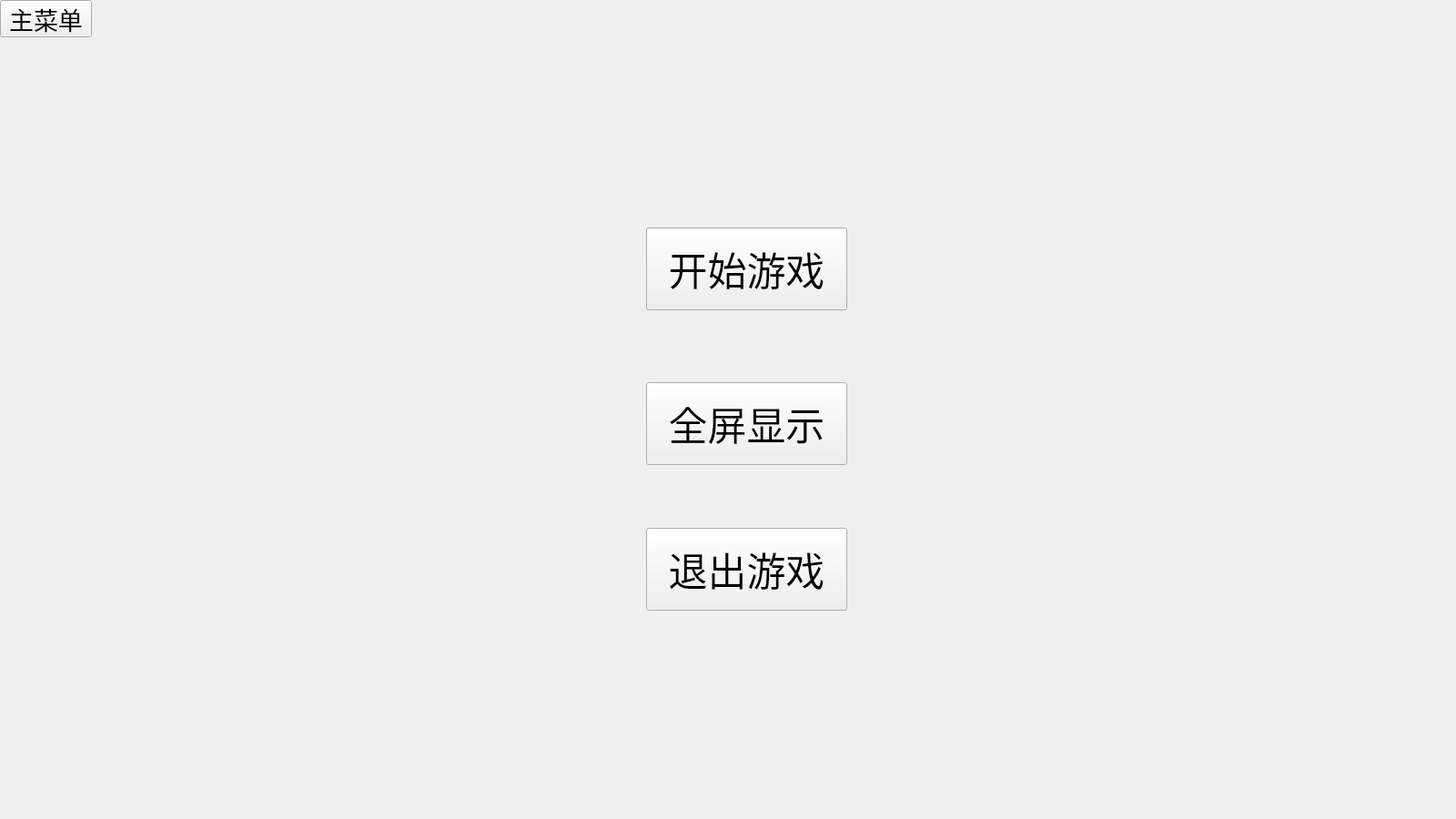
<?xml version="1.0" encoding="UTF-8"?>
<ui version="4.0">
 <class>PreWindow</class>
 <widget class="QMainWindow" name="PreWindow">
  <property name="geometry">
   <rect>
    <x>0</x>
    <y>0</y>
    <width>1600</width>
    <height>900</height>
   </rect>
  </property>
  <property name="windowTitle">
   <string>MainWindow</string>
  </property>
  <widget class="QWidget" name="centralwidget">
   <property name="sizePolicy">
    <sizepolicy hsizetype="Preferred" vsizetype="Preferred">
     <horstretch>0</horstretch>
     <verstretch>0</verstretch>
    </sizepolicy>
   </property>
   <widget class="QLabel" name="label">
    <property name="geometry">
     <rect>
      <x>0</x>
      <y>0</y>
      <width>1600</width>
      <height>900</height>
     </rect>
    </property>
    <property name="sizePolicy">
     <sizepolicy hsizetype="Preferred" vsizetype="Preferred">
      <horstretch>0</horstretch>
      <verstretch>0</verstretch>
     </sizepolicy>
    </property>
    <property name="text">
     <string/>
    </property>
    <property name="pixmap">
     <pixmap resource="source.qrc">:/sources/背景.jpg</pixmap>
    </property>
    <property name="scaledContents">
     <bool>true</bool>
    </property>
   </widget>
   <widget class="QPushButton" name="pushButton">
    <property name="geometry">
     <rect>
      <x>710</x>
      <y>250</y>
      <width>221</width>
      <height>91</height>
     </rect>
    </property>
    <property name="sizePolicy">
     <sizepolicy hsizetype="Preferred" vsizetype="Preferred">
      <horstretch>0</horstretch>
      <verstretch>0</verstretch>
     </sizepolicy>
    </property>
    <property name="font">
     <font>
      <family>华文行楷</family>
      <pointsize>32</pointsize>
      <weight>50</weight>
      <bold>false</bold>
     </font>
    </property>
    <property name="text">
     <string>开始游戏</string>
    </property>
    <property name="autoDefault">
     <bool>false</bool>
    </property>
    <property name="default">
     <bool>false</bool>
    </property>
    <property name="flat">
     <bool>false</bool>
    </property>
   </widget>
   <widget class="QPushButton" name="pushButton_2">
    <property name="geometry">
     <rect>
      <x>710</x>
      <y>420</y>
      <width>221</width>
      <height>91</height>
     </rect>
    </property>
    <property name="sizePolicy">
     <sizepolicy hsizetype="Preferred" vsizetype="Preferred">
      <horstretch>0</horstretch>
      <verstretch>0</verstretch>
     </sizepolicy>
    </property>
    <property name="font">
     <font>
      <family>华文行楷</family>
      <pointsize>32</pointsize>
     </font>
    </property>
    <property name="text">
     <string>全屏显示</string>
    </property>
   </widget>
   <widget class="QPushButton" name="pushButton_3">
    <property name="geometry">
     <rect>
      <x>710</x>
      <y>580</y>
      <width>221</width>
      <height>91</height>
     </rect>
    </property>
    <property name="sizePolicy">
     <sizepolicy hsizetype="Preferred" vsizetype="Preferred">
      <horstretch>0</horstretch>
      <verstretch>0</verstretch>
     </sizepolicy>
    </property>
    <property name="font">
     <font>
      <family>华文行楷</family>
      <pointsize>32</pointsize>
     </font>
    </property>
    <property name="text">
     <string>退出游戏</string>
    </property>
   </widget>
   <widget class="QPushButton" name="pushButton_4">
    <property name="geometry">
     <rect>
      <x>0</x>
      <y>0</y>
      <width>101</width>
      <height>41</height>
     </rect>
    </property>
    <property name="sizePolicy">
     <sizepolicy hsizetype="Preferred" vsizetype="Preferred">
      <horstretch>0</horstretch>
      <verstretch>0</verstretch>
     </sizepolicy>
    </property>
    <property name="font">
     <font>
      <family>华文行楷</family>
      <pointsize>20</pointsize>
     </font>
    </property>
    <property name="text">
     <string>主菜单</string>
    </property>
   </widget>
   <zorder>label</zorder>
   <zorder>pushButton_3</zorder>
   <zorder>pushButton_4</zorder>
   <zorder>pushButton</zorder>
   <zorder>pushButton_2</zorder>
  </widget>
 </widget>
 <resources>
  <include location="source.qrc"/>
 </resources>
 <connections/>
</ui>
